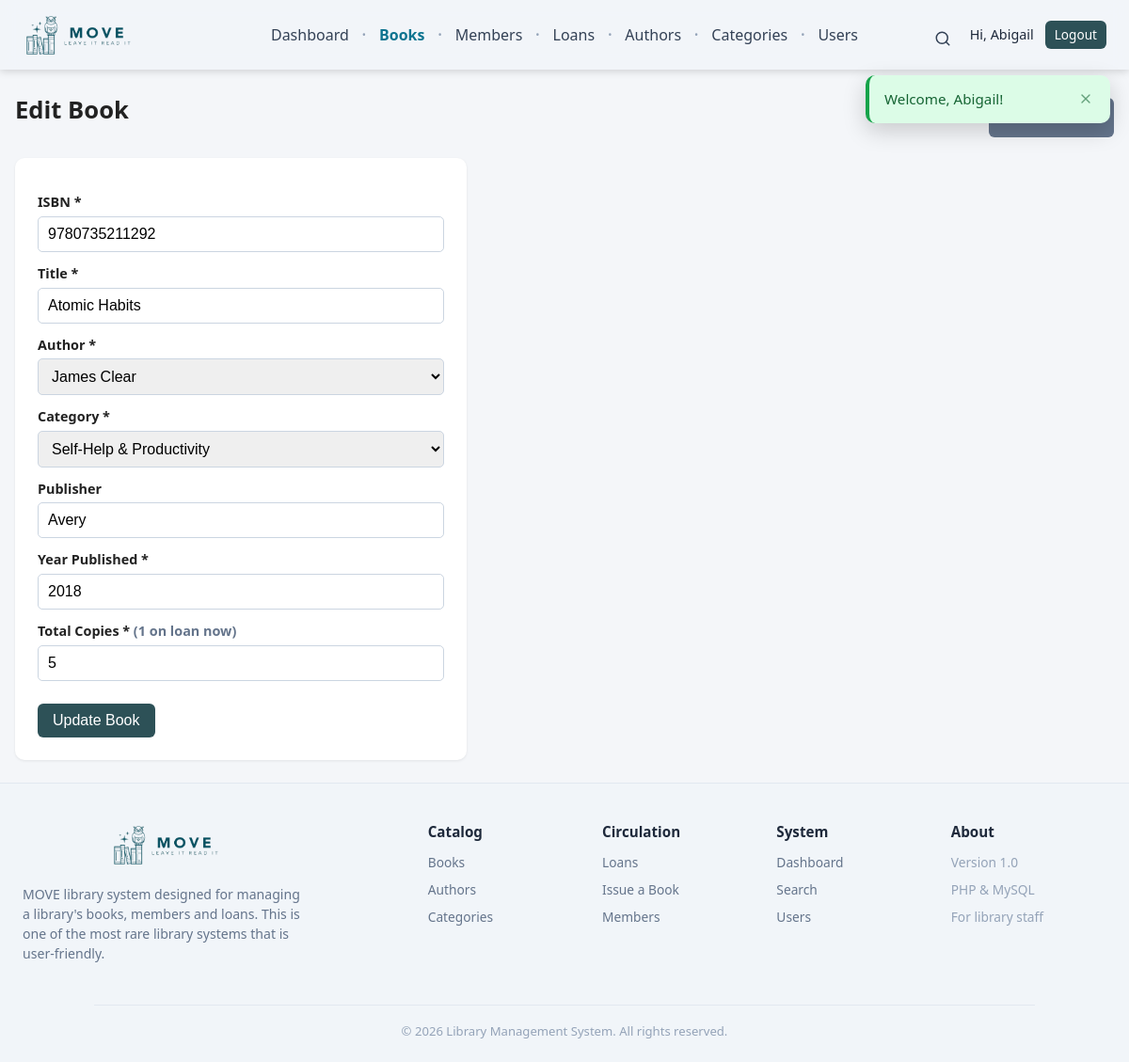
The page /books/edit.php?id=5 (signed in) on the database its author committed.
### tables this page shows
CREATE TABLE `books` (
  `id` int(11) NOT NULL AUTO_INCREMENT,
  `isbn` varchar(20) NOT NULL,
  `title` varchar(255) NOT NULL,
  `author_id` int(11) NOT NULL,
  `category_id` int(11) NOT NULL,
  `publisher` varchar(150) NOT NULL,
  `year_published` int(11) NOT NULL,
  `total_copies` int(11) NOT NULL DEFAULT 1,
  `available_copies` int(11) NOT NULL DEFAULT 1,
  `created_at` timestamp NOT NULL DEFAULT current_timestamp(),
  PRIMARY KEY (`id`),
  UNIQUE KEY `isbn` (`isbn`),
  KEY `fk_books_authors` (`author_id`),
  KEY `fk_books_categories` (`category_id`),
  CONSTRAINT `fk_books_authors` FOREIGN KEY (`author_id`) REFERENCES `authors` (`id`) ON UPDATE CASCADE,
  CONSTRAINT `fk_books_categories` FOREIGN KEY (`category_id`) REFERENCES `categories` (`id`) ON UPDATE CASCADE,
  CONSTRAINT `chk_year_published` CHECK (`year_published` > 0),
  CONSTRAINT `chk_total_copies` CHECK (`total_copies` >= 0),
  CONSTRAINT `chk_available_copies_min` CHECK (`available_copies` >= 0),
  CONSTRAINT `chk_available_copies_max` CHECK (`available_copies` <= `total_copies`)
);

CREATE TABLE `authors` (
  `id` int(11) NOT NULL AUTO_INCREMENT,
  `name` varchar(150) NOT NULL,
  `country` varchar(100) DEFAULT NULL,
  `created_at` timestamp NOT NULL DEFAULT current_timestamp(),
  PRIMARY KEY (`id`)
);

CREATE TABLE `categories` (
  `id` int(11) NOT NULL AUTO_INCREMENT,
  `name` varchar(100) NOT NULL,
  `description` text DEFAULT NULL,
  `created_at` timestamp NOT NULL DEFAULT current_timestamp(),
  PRIMARY KEY (`id`),
  UNIQUE KEY `name` (`name`)
);

### books/edit.php (the view, shortened to what this page needs)
<?php
require_once __DIR__ . '/../config/database.php';
$id = (int) ($_GET['id'] ?? $_POST['id'] ?? 0);
$stmt = $pdo->prepare('SELECT * FROM books WHERE id = ?');
$stmt->execute([$id]);
$book = $stmt->fetch();
$authors    = $pdo->query('SELECT id, name FROM authors ORDER BY name')->fetchAll();
$categories = $pdo->query('SELECT id, name FROM categories ORDER BY name')->fetchAll();
$copies_out = (int) $book['total_copies'] - (int) $book['available_copies'];
$isbn = $book['isbn']; $title = $book['title'];
$author_id = $book['author_id']; $category_id = $book['category_id'];
$publisher = $book['publisher']; $year = $book['year_published'];
$total = $book['total_copies'];
require_once __DIR__ . '/../includes/header.php';
?>
<div class="toolbar">
    <h1>Edit Book</h1>
    <a class="btn btn-secondary" href="index.php">&larr; Back to list</a>
</div>
<div class="form-card">
    <form method="post" action="edit.php">
        <label for="isbn">ISBN *</label>
        <input type="text" id="isbn" name="isbn" value="<?= e($isbn) ?>" required>
        <label for="title">Title *</label>
        <input type="text" id="title" name="title" value="<?= e($title) ?>" required>
        <label for="author_id">Author *</label>
        <select id="author_id" name="author_id" required>
            <?php foreach ($authors as $a): ?>
                <option value="<?= (int) $a['id'] ?>"
                    <?= ($author_id == $a['id']) ? 'selected' : '' ?>>
                    <?= e($a['name']) ?>
                </option>
            <?php endforeach; ?>
        </select>
        <label for="category_id">Category *</label>
        <select id="category_id" name="category_id" required>
            <?php foreach ($categories as $c): ?>
                <option value="<?= (int) $c['id'] ?>"
                    <?= ($category_id == $c['id']) ? 'selected' : '' ?>>
                    <?= e($c['name']) ?>
                </option>
            <?php endforeach; ?>
        </select>
        <label for="publisher">Publisher</label>
        <input type="text" id="publisher" name="publisher" value="<?= e($publisher) ?>">
        <label for="year_published">Year Published *</label>
        <input type="text" id="year_published" name="year_published" value="<?= e($year) ?>" required>
        <label for="total_copies">Total Copies * <span class="text-muted">(<?= $copies_out ?> on loan now)</span></label>
        <input type="number" id="total_copies" name="total_copies" min="1" value="<?= e($total) ?>" required>
        <br><br>
        <button type="submit" class="btn">Update Book</button>
    </form>
</div>
<?php require_once __DIR__ . '/../includes/footer.php'; ?>

### assets/css/style.css (style rules this page uses)
* { box-sizing: border-box; margin: 0; padding: 0; }
body { font-family: "Segoe UI", Arial, sans-serif; background: #f4f6f9; color: #222; line-height: 1.5; -webkit-font-smoothing: antialiased; display: flex; flex-direction: column; min-height: 100vh; }
a { color: #2563eb; text-decoration: none; }
h1 { font-size: 1.6rem; margin-bottom: 16px; }
.form-card { background: #fff; padding: 24px; border-radius: 10px; box-shadow: 0 1px 3px rgba(0,0,0,.08); max-width: 480px; }
label { display: block; margin: 12px 0 4px; font-weight: 600; font-size: .9rem; }
input, select, textarea { width: 100%; padding: 9px 10px; border: 1px solid #cbd5e1; border-radius: 5px; font-size: 1rem; }
.btn { display: inline-block; background: #2d5157; color: #fff; padding: 9px 16px; border: none; border-radius: 6px; font-size: 1rem; cursor: pointer; text-decoration: none; transition: background .15s, transform .05s; }
.btn-secondary { background: #64748b; }
.toolbar { display: flex; justify-content: space-between; align-items: center; margin-bottom: 16px; gap: 12px; flex-wrap: wrap; }
.text-muted { color: #64748b; }

### rows shown on the page
books: isbn "9780735211292", title "Atomic Habits", author_id "James Clear", category_id "Self-Help & Productivity", publisher "Avery", year_published "2018", copies_out "1", total_copies "5"

### other values the page prints
$_SESSION['full_name'] "Abigail"
$msg['text'] "Welcome, Abigail!"
